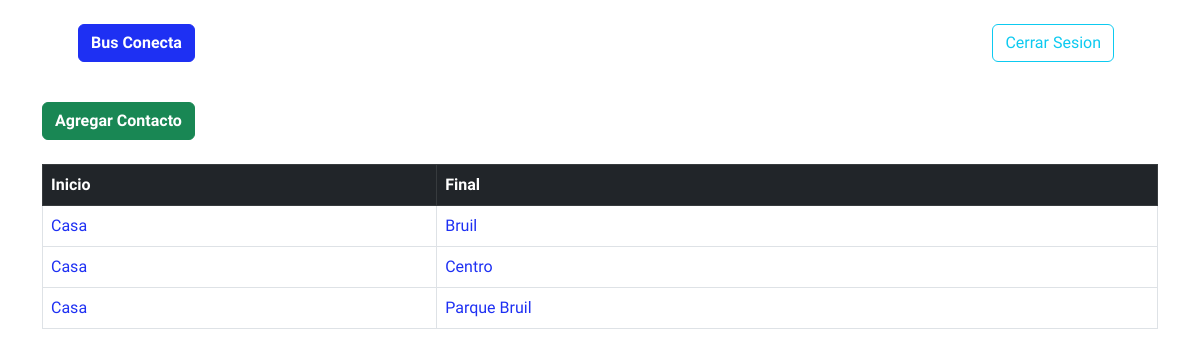
Before: /inicio (signed in) with the older database file.
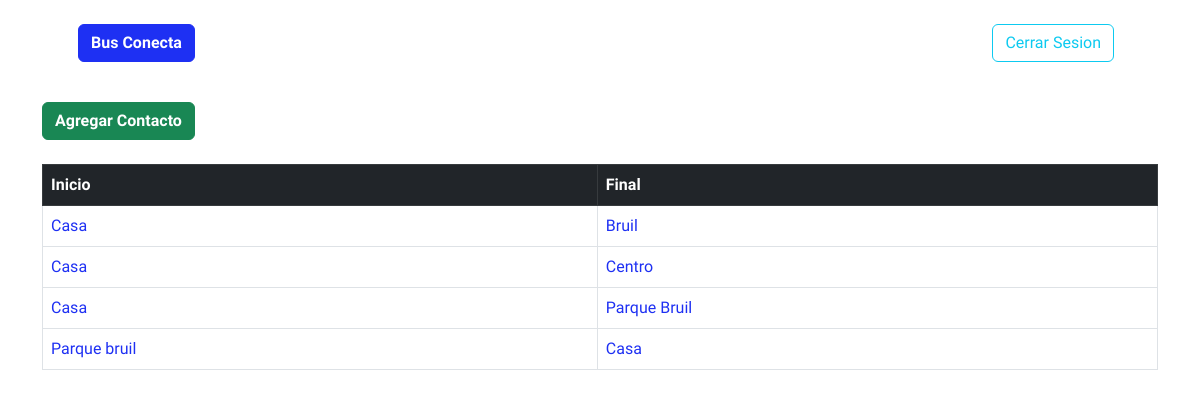
After: the same page with the newer database file.
### AppBusConecta/models.py (models this page shows, shortened)
class historial(models.Model):
    inicio = models.CharField(max_length=50)
    final = models.CharField(max_length=50)
    poste_1 = models.CharField(max_length=5,null=True ,blank=True)
    poste_2  = models.CharField(max_length=5,null=True,blank=True)
    poste_3 = models.CharField(max_length=5,null=True ,blank=True)
    notas = models.CharField(max_length=500,null=True,blank=True)

### AppBusConecta/views.py (the view)
# urls.py: path('inicio', views.inicio, name='inicio'),
def inicio(request):
    modelo_historial = historial.objects.all()
    return render(request, 'inicio.html', {'modelo':modelo_historial})

### AppBusConecta/templates/inicio.html (shortened to what this page needs)
{% extends "base.html" %}
{% load static %}
{% block content %}
<div class='container'>
    {% if user.is_authenticated %}
    <div class='align-self-start '>
        <a href="{% url 'agregar' %}" class="btn btn-success mt-3 fw-bold">Agregar Contacto </a>
    </div>
    <br />
    <table class="table table-hover table-bordered">
        <thead class="table-dark">
            <tr>
                <th scope="col">Inicio</th>
                <th scope="col">Final</th>
            </tr>
        </thead>
        <tbody>
            {% if modelo %}
            {% for modelo_usuario in modelo  %}
            <tr>
                <td>
                    <a href="{% url 'modelos' modelo_usuario.id %}" style="text-decoration:none;">
                        {{ modelo_usuario.inicio}}
                    </a>
                </td>
                <td>
                    <a href="{% url 'modelos' modelo_usuario.id %}" style="text-decoration:none;">
                        {{modelo_usuario.final}}
                    </a>
                </td>
            </tr>
            {% endfor %}
            {% endif %}
        </tbody>
    </table>
    {% endif %}
</div>
{% endblock  %}

Changed rows visible on the page:
added historial: inicio "Parque bruil", final "Casa"
